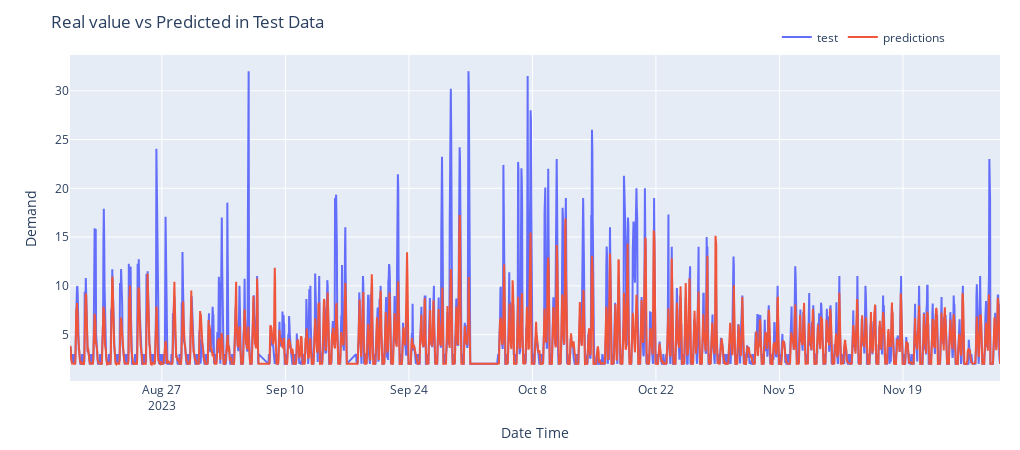

The notebook cell this image was saved under:
### Code cell
plotPredictions(X_test_dates, y_pred_xgboost, y_test, "predictions_Test_All")

### Figure 1 — Plotly figure (JSON) as saved in the notebook; plotly's stock layout.template omitted (floating-point values rounded to 4 significant figures; data arrays with more than 128 entries replaced by an {"elided": "..."} marker saying what was removed)
{"data": [{"mode": "lines", "name": "test", "type": "scatter", "x": {"elided": "2410 str values"}, "y": {"elided": "2410 float values"}}, {"mode": "lines", "name": "predictions", "type": "scatter", "x": {"elided": "2410 str values"}, "y": {"elided": "2410 float values"}}], "layout": {"height": 450, "legend": {"orientation": "h", "x": 0.76, "xanchor": "left", "y": 1.1, "yanchor": "top"}, "margin": {"b": 20, "l": 70, "r": 20, "t": 55}, "title": {"text": "Real value vs Predicted in Test Data"}, "width": 1020, "xaxis": {"title": {"text": "Date Time"}}, "yaxis": {"title": {"text": "Demand"}}}}
